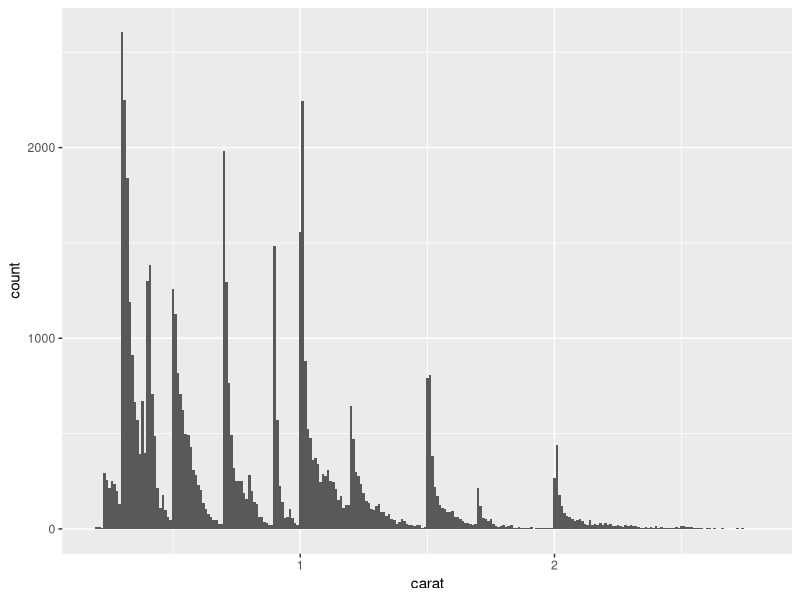
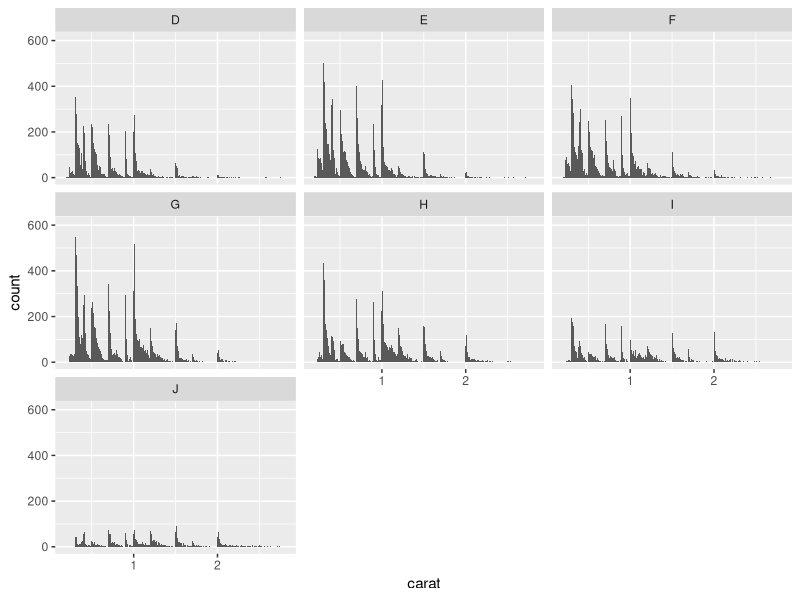
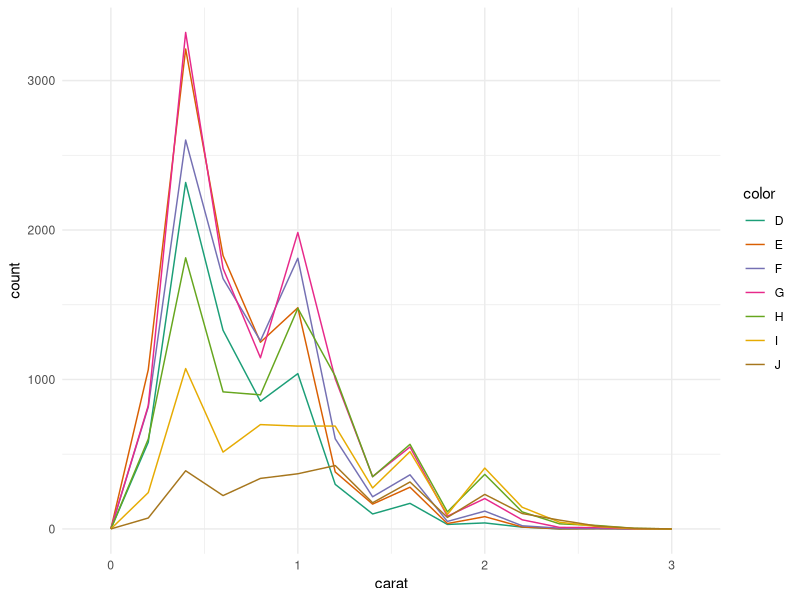
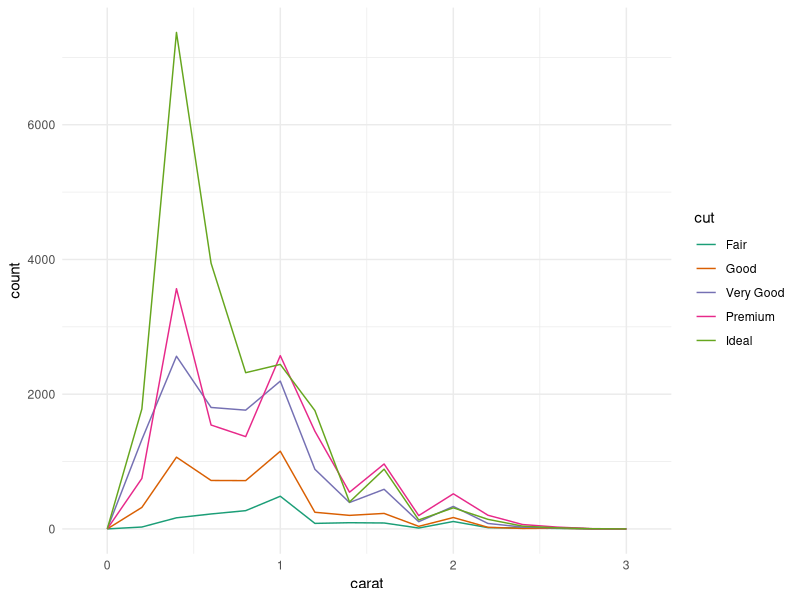
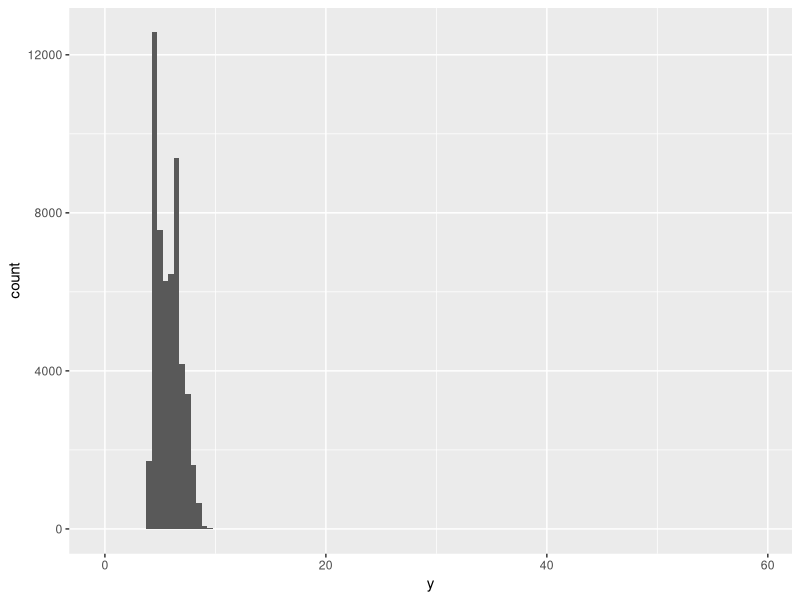
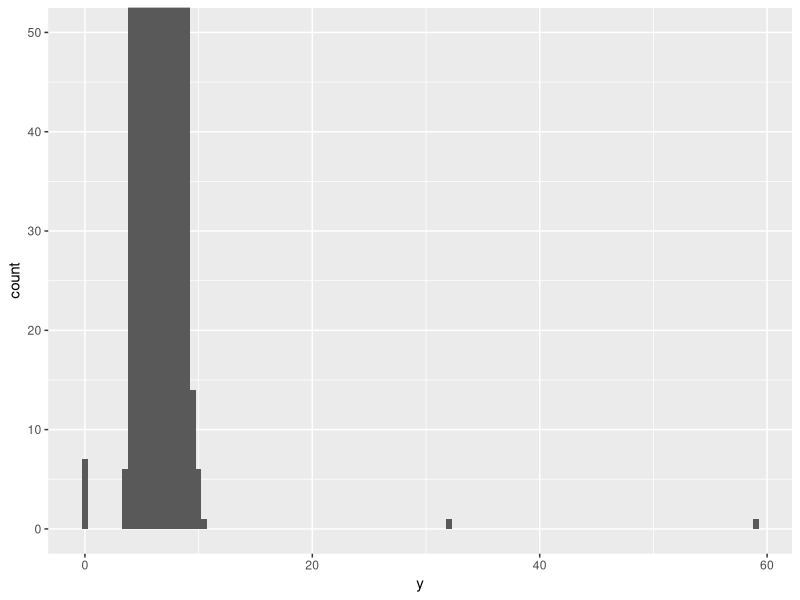
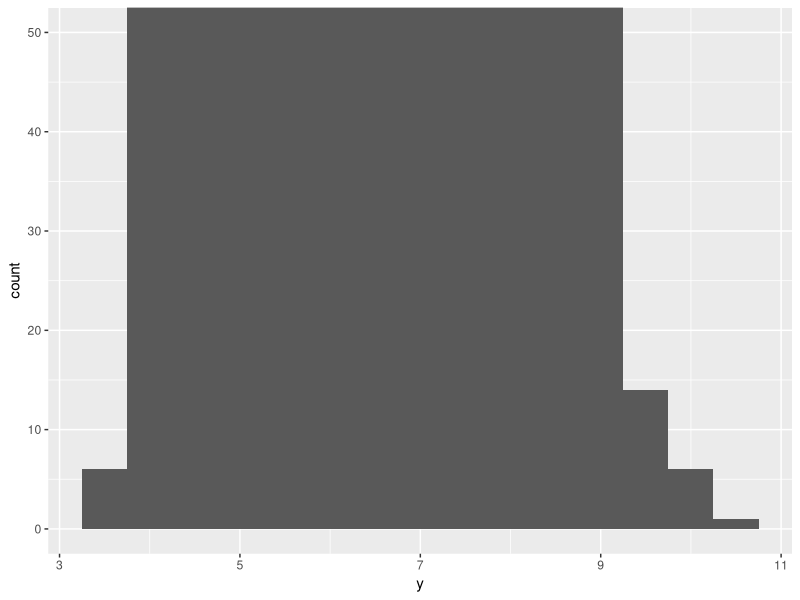
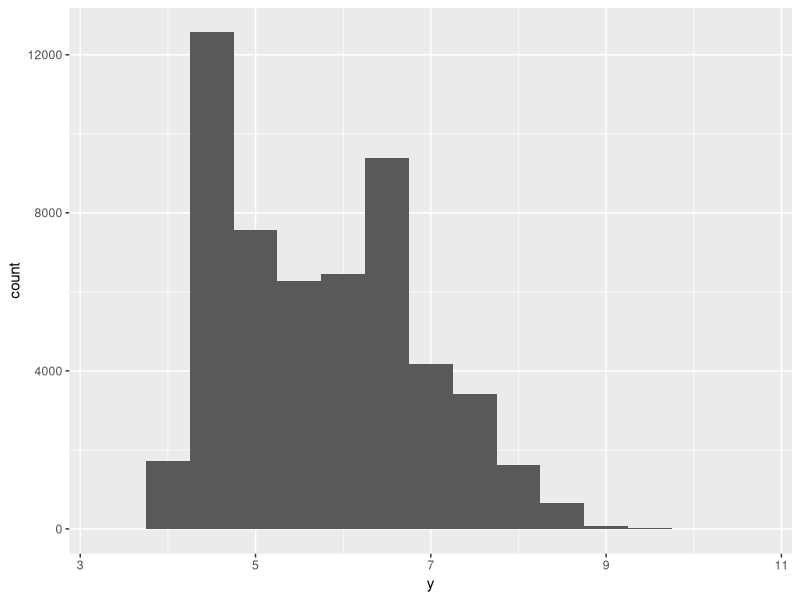

These charts were generated, in order, by the following R code:
## ---- chunk 1
knitr::opts_chunk$set(out.width = "70%", fig.align = "center", message = FALSE)
library(tidyverse)
library(hexbin)
library(RColorBrewer)
## ---- chunk 2
smaller <- diamonds %>% 
  filter(carat < 3)
smaller %>% ggplot(mapping = aes(x = carat)) +
  geom_histogram(binwidth = 0.01)
## ---- chunk 3
smaller %>% ggplot(mapping = aes(x = carat)) +
  geom_histogram(binwidth =  0.01) +
  facet_wrap(~ color)
## ---- chunk 4
smaller %>% ggplot(mapping = aes(x = carat, color = color)) +
  geom_freqpoly(binwidth = 0.2) + # upping binwidth
  scale_color_brewer(palette = "Dark2") +
  theme_minimal()
## ---- chunk 5
smaller %>% ggplot(mapping = aes(x = carat, color = cut)) +
  geom_freqpoly(binwidth = 0.2) +
  scale_color_brewer(palette = "Dark2") +
  theme_minimal()
## ---- chunk 6
ggplot(diamonds) + 
  geom_histogram(mapping = aes(x = y), binwidth = 0.5)
## ---- chunk 7
ggplot(diamonds) + 
  geom_histogram(mapping = aes(x = y), binwidth = 0.5) +
  coord_cartesian(ylim = c(0, 50))
## ---- chunk 8
diamonds2 <- diamonds %>% 
  filter(between(y, 3, 20))
ggplot(diamonds2) + 
  geom_histogram(mapping = aes(x = y), binwidth = 0.5) +
  coord_cartesian(ylim = c(0, 50))
## ---- chunk 9
diamonds2 <- diamonds %>% 
  mutate(y = ifelse(y < 3 | y > 20, NA, y))
ggplot(diamonds2) + 
  geom_histogram(mapping = aes(x = y), binwidth = 0.5, na.rm = TRUE)
## ---- chunk 10
ggplot(data = diamonds, mapping = aes(x = price)) + 
  geom_freqpoly(mapping = aes(colour = cut), binwidth = 500)
## ---- chunk 11
ggplot(data = diamonds, mapping = aes(x = price, y = ..density..)) + 
  geom_freqpoly(mapping = aes(colour = cut), binwidth = 500)
## ---- chunk 12
ggplot(data = diamonds, mapping = aes(x = cut, y = price)) +
  geom_boxplot()
## ---- chunk 13
ggplot(data = mpg, mapping = aes(x = class, y = hwy)) +
  geom_boxplot()
## ---- chunk 14
ggplot(data = mpg) +
  geom_boxplot(mapping = aes(x = reorder(class, hwy, FUN = median), y = hwy))
## ---- chunk 15
ggplot(data = mpg) +
  geom_boxplot(mapping = aes(x = reorder(class, hwy, FUN = median), y = hwy)) +
  coord_flip()
## ---- chunk 16
ggplot(data = diamonds) +
  geom_count(mapping = aes(x = cut, y = color))
## ---- chunk 17
diamonds %>% 
  count(color, cut) %>%  
  ggplot(mapping = aes(x = color, y = cut)) +
    geom_tile(mapping = aes(fill = n))
## ---- chunk 18
ggplot(data = diamonds) +
  geom_point(mapping = aes(x = carat, y = price))
ggplot(data = diamonds) + 
  geom_point(mapping = aes(x = carat, y = price), alpha = 1 / 100)
## ---- chunk 19
ggplot(data = diamonds) +
  geom_bin2d(mapping = aes(x = carat, y = price))
ggplot(data = diamonds) +
  geom_hex(mapping = aes(x = carat, y = price))
## ---- chunk 20
ggplot(data = smaller, mapping = aes(x = carat, y = price)) + 
  geom_boxplot(mapping = aes(group = cut_width(carat, 0.1)))
## ---- chunk 21
ggplot(data = smaller, mapping = aes(x = carat, y = price)) + 
  geom_boxplot(mapping = aes(group = cut_width(carat, 0.1)), varwidth = TRUE)
## ---- chunk 22
ggplot(data = smaller, mapping = aes(x = carat, y = price)) + 
  geom_boxplot(mapping = aes(group = cut_number(carat, 20)))
## ---- chunk 23
ggplot(data = faithful) + 
  geom_point(mapping = aes(x = eruptions, y = waiting))
## ---- chunk 24
ggplot(data = faithful) + 
  geom_point(mapping = aes(x = eruptions, y = waiting))+
  stat_smooth(mapping = aes(x = eruptions, y = waiting),method = "lm",se=FALSE)
## ---- chunk 25
ggplot(data = faithful, aes(x=eruptions,y=waiting)) + 
  geom_point() +geom_density_2d()
 
## ---- chunk 26
library(modelr)

mod <- lm(log(price) ~ log(carat), data = diamonds)

diamonds2 <- diamonds %>% 
  add_residuals(mod) %>% 
  mutate(resid = exp(resid))

ggplot(data = diamonds, mapping = aes(x = cut, y = price)) +
  geom_boxplot()+labs(title = "Before removing the relationship between carat and price")

ggplot(data = diamonds2) + 
  geom_boxplot(mapping = aes(x = cut, y = resid))+labs(title = "After removing the relationship between carat and price")
